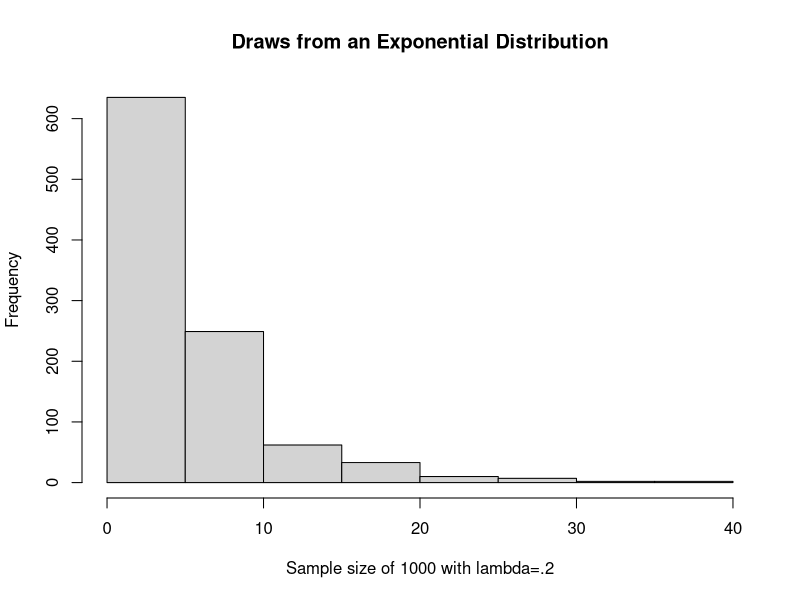
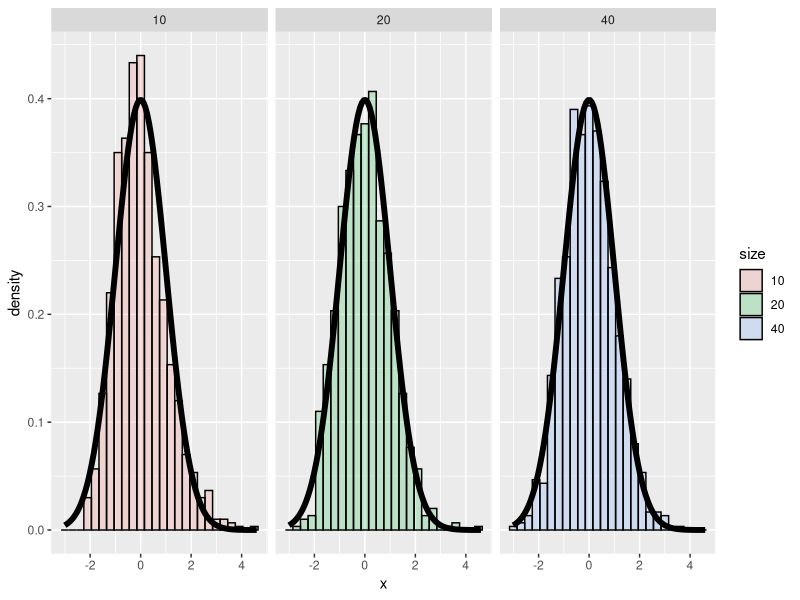

These charts were generated, in order, by the following R code:
####Step 1: a single mean calculation with large sample size
x<-rexp(1000,.2)
hist(x, xlab="Sample size of 1000 with lambda=.2", main="Draws from an Exponential Distribution")
mean(x)

####Step 2: simulation with many mean calculations from smaller samples
library(ggplot2)
nosim <- 1000
cfunc <- function(x, n) sqrt(n) * (mean(x) - 5) / 5
dat <- data.frame(
        x = c(apply(matrix(rexp(nosim*10,.2), 
                           nosim), 1, cfunc, 10),
              apply(matrix(rexp(nosim*20,.2), 
                           nosim), 1, cfunc, 20),
              apply(matrix(rexp(nosim*40,.2), 
                           nosim), 1, cfunc, 40)
        ),
        size = factor(rep(c(10, 20, 40), rep(nosim, 3))))
g <- ggplot(dat, aes(x = x, fill = size)) + geom_histogram(alpha = .20, binwidth=.3, colour = "black", aes(y = ..density..)) 
g <- g + stat_function(fun = dnorm, size = 2)
g + facet_grid(. ~ size)